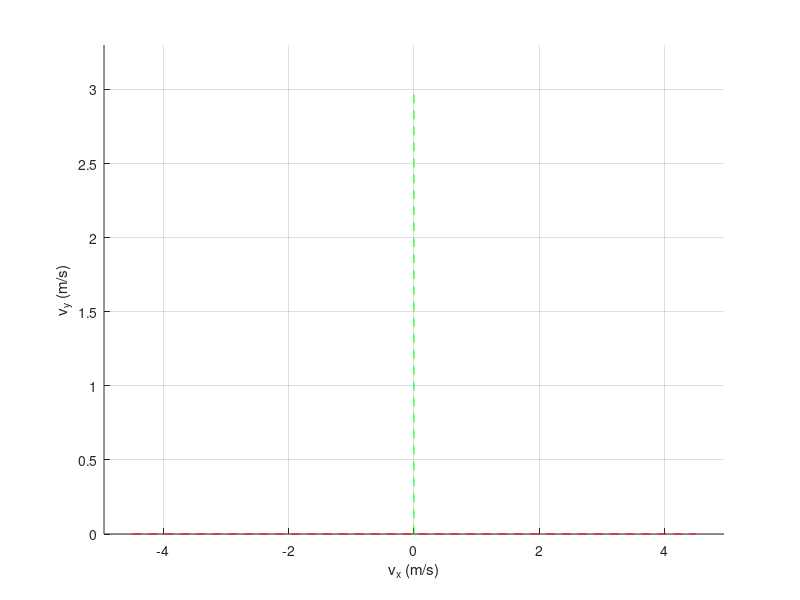

Recreate this plot in MATLAB. (Note: this script raises an error after producing the figure.)
clear; clc;

%% 3D velocity command sweep
N_s = 92; % velocity command samples

vx_max = 4.5; % 4,5
vy_max = 3.0; % 3.5
omega_max = 8.0; % 7.5

gen_cmpc_commands = false;
save_cmd_sweep = false;

%% command sampling

if gen_cmpc_commands
    disp("Generating commands for cMPC sweep...")
    vx_ls = linspace(-vx_max, vx_max, 13); % uniform grid
    vy_ls = linspace(0, vy_max, 11);
    wz_ls = linspace(0, omega_max, 9);
    [vx_grid, vy_grid, wz_grid] = meshgrid(vx_ls, vy_ls, wz_ls);
    cmd_sweep = [vx_grid(:) vy_grid(:) wz_grid(:)];
else
%     cmd_sweep = zeros(1, 3);
    disp("Generating commands for BO from cMPC sweep...")
    load("cmpc_data.mat")
    N_success = length(cmpc_data.success(:,1));
    cmd_sweep = zeros(N_s, 3);
%     cmd_sweep(1:N_success,:) = cmpc_data.success(:,1:3);
    sampled_failures = zeros(N_s-N_success, 3);
    cmd_sweep(1:N_s, :) = cmpc_data.fail_sorted(1:N_s, 1:3);
    
    manual_cmds = [[3.25:.25:4.0]' zeros(4,2)];
    cmd_sweep = [cmd_sweep; manual_cmds; -manual_cmds];
end

%% plot sampled commands

figure;
hold on; grid on;
xlabel('v_x (m/s)'); ylabel('v_y (m/s)'); zlabel('\omega_z (rad/s)')
axis([-vx_max*1.1, vx_max*1.1, 0, vy_max*1.1, 0, omega_max*1.1])
plot3(linspace(-vx_max, vx_max, 10),zeros(1, 10),zeros(1, 10),'r--')
plot3(zeros(1, 10),linspace(-vy_max, vy_max, 10),zeros(1, 10),'g--')
plot3(zeros(1, 10), zeros(1, 10),linspace(-omega_max, omega_max, 10),'b--')

if gen_cmpc_commands
    plot3(cmd_sweep(:,1), cmd_sweep(:,2), cmd_sweep(:,3), 'k.')
else
    plot3(cmd_sweep(1:N_success,1), cmd_sweep(1:N_success,2), cmd_sweep(1:N_success,3), 'b.')
    plot3(cmd_sweep(N_success+1:end,1), cmd_sweep(N_success+1:end,2), cmd_sweep(N_success+1:end,3), 'r.')
end

%% save 3D command sweep
if save_cmd_sweep
    writematrix(cmd_sweep, 'cmd_sweep.csv');
end






















%% other sampling options
% for i = 1:N_s % Gaussian sampling
%     vx_samp = vx_max/3 * randn(1, 1);
%     vy_samp = vy_max/3 * randn(1, 1);
%     wz_samp = omega_max/3 * randn(1, 1);
%     cmd_sweep(i,:) = [vx_samp, vy_samp, wz_samp];
% end
% for i = 1:N_s % Uniform sampling
%     vx_samp = 2.*vx_max*(rand - 0.5);
%     vy_samp = 2.*vy_max*(rand - 0.5);
%     wz_samp = 2.*omega_max*(rand - 0.5);
%     vy_samp = vy_max*rand;
%     wz_samp = omega_max*rand;
%     cmd_sweep(i,:) = [vx_samp, vy_samp, wz_samp];
% end

%% 2D velocity command slice
% N_s = 200; 
% vx_vy_sweep = zeros(N_s, 3);
% vx_wz_sweep = zeros(N_s, 3);
% vy_wz_sweep = zeros(N_s, 3);
% 
% for i = 1:N_s
%     vx_samp = vx_max/2 * randn(1, 1);
%     vy_samp = vy_max/2 * randn(1, 1);
%     wz_samp = omega_max/2 * randn(1, 1);
%     vx_vy_sweep(i,:) = [vx_samp, vy_samp, 0];
%     vx_wz_sweep(i,:) = [vx_samp, 0, wz_samp];
%     vy_wz_sweep(i,:) = [0, vy_samp, wz_samp];
% end
% 
% f = figure; f.Position = [500 100 2500 750];
% subplot(1,3,1); hold on; grid on; axis equal;
% xlabel('v_x (m/s)'); ylabel('v_y (m/s)')
% xline(0); yline(0);
% plot(vx_vy_sweep(:,1), vx_vy_sweep(:,2), 'bo')
% 
% subplot(1,3,2); hold on; grid on; axis equal;
% xlabel('v_x (m/s)'); ylabel('\omega_z (rad/s)')
% xline(0); yline(0);
% plot(vx_wz_sweep(:,1), vx_wz_sweep(:,3), 'bo')
% 
% subplot(1,3,3); hold on; grid on; axis equal;
% xlabel('v_y (m/s)'); ylabel('\omega_z (rad/s)')
% xline(0); yline(0);
% plot(vy_wz_sweep(:,2), vy_wz_sweep(:,3), 'bo')
% 
% SAVE_CMD_SLICE = false;
% if SAVE_CMD_SLICE
%     writematrix(vx_vy_sweep, 'vx_vy_sweep.csv');
%     writematrix(vx_wz_sweep, 'vx_wz_sweep.csv');
%     writematrix(vy_wz_sweep, 'vy_wz_sweep.csv');
% end
